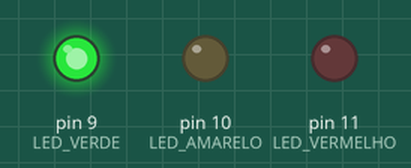
A sketch run on a simulated Arduino Uno, built with avr-gcc and run on an emulated ATmega328P. Parts: output pins drawn as LEDs (lit = HIGH).

Above: at 2.5 s.
At 6.5 s:
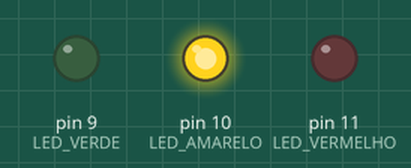
At 10.5 s:
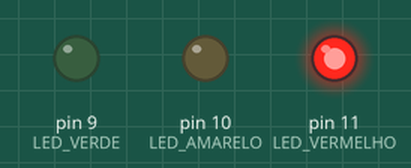
Timing chart, 0 to 16.9 s (numbered marks = the images above):
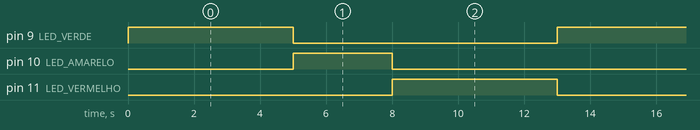

The sketch:

Semaforo.ino
```cpp
// NOME: SEMAFORO
// CURSO: SIGNAL SPARK
// AUTOR: JOSE LUIZ RYBARCZYK FILHO

// DEFINE LED_VERDE COMO PORTA 9
#define LED_VERDE 9

// DEFINE LED_AMARELO COMO PORTA 10
#define LED_AMARELO 10

// DEFINE LED_VERMELHO COMO PORTA 11
#define LED_VERMELHO 11


void setup() {

// CONFIGURA A PORTA DO LED VERDE COMO SAIDA
  pinMode(LED_VERDE, OUTPUT);

// CONFIGURA A PORTA DO LED AMARELO COMO SAIDA
  pinMode(LED_AMARELO, OUTPUT);

// CONFIGURA A PORTA DO LED VERMELHO COMO SAIDA
  pinMode(LED_VERMELHO, OUTPUT);


 // INICIALIZA O ESTADO DOS LEDS (VERDE  E AMARELO DESLIGADOS, VERMELHO LIGADO)
  digitalWrite(LED_VERDE, LOW);
  digitalWrite(LED_AMARELO, LOW);
  digitalWrite(LED_VERMELHO, HIGH);
}

// FUNCAO EXECUTADA REPETIDAMENTE
void loop() {

//LIGA O VERDE E DESLIGA  O VERMELHO (ESPERA 5s)
  digitalWrite(LED_VERDE, HIGH);
  digitalWrite(LED_VERMELHO, LOW);
  delay(5000);


//DESLIGA O VERDE E LIGA O AMARELO (ESPERA 3s)
  digitalWrite(LED_VERDE, LOW);
  digitalWrite(LED_AMARELO, HIGH);
  delay(3000);

//DESLIGA O AMARELO E LIGA O VERMELHO (ESPERA 5s)
  digitalWrite(LED_AMARELO, LOW);
  digitalWrite(LED_VERMELHO, HIGH);
  delay(5000);

//DESLIGA O VERMELHO
  digitalWrite(LED_VERMELHO, LOW);


//AQUI PODEMOS COLOCAR MAIS SEMAFOROS !!!
}
```

Measured:
- by itself, pin 9 (LED_VERDE), pin 11 (LED_VERMELHO): alternates HIGH for 5.0 s and LOW for 8.0 s
- by itself, pin 10 (LED_AMARELO): alternates HIGH for 3.0 s and LOW for 10.0 s
- by itself, everything shown: repeats every 13.0 s, in 4 steps
